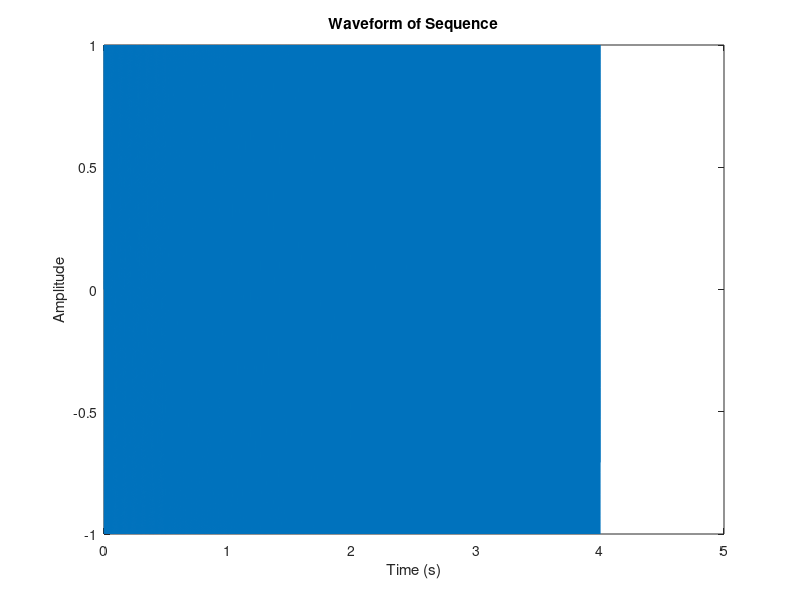

MATLAB code for this plot:
frequencies = [261.63, 293.66, 329.63, 349.23, 392.00, 440.00, 493.88, 523.25];
sample_rate = 44100;
fs = 1 / sample_rate;
duration = 0.5;
sequence = [];

for freq = frequencies
    t = 0 : (1 / sample_rate) : duration;
    signal = sin(2 * pi * freq * t);
    sequence = [sequence, signal];
end

sequence = sequence / max(abs(sequence));
filename = 'do_re.wav';
audiowrite(filename, sequence, sample_rate);
sound(sequence, sample_rate);

% Plot the waveform
t_total = 0 : (1 / sample_rate) : (length(sequence) - 1) / sample_rate;
figure;
plot(t_total, sequence);
xlabel('Time (s)');
ylabel('Amplitude');
title('Waveform of Sequence');
